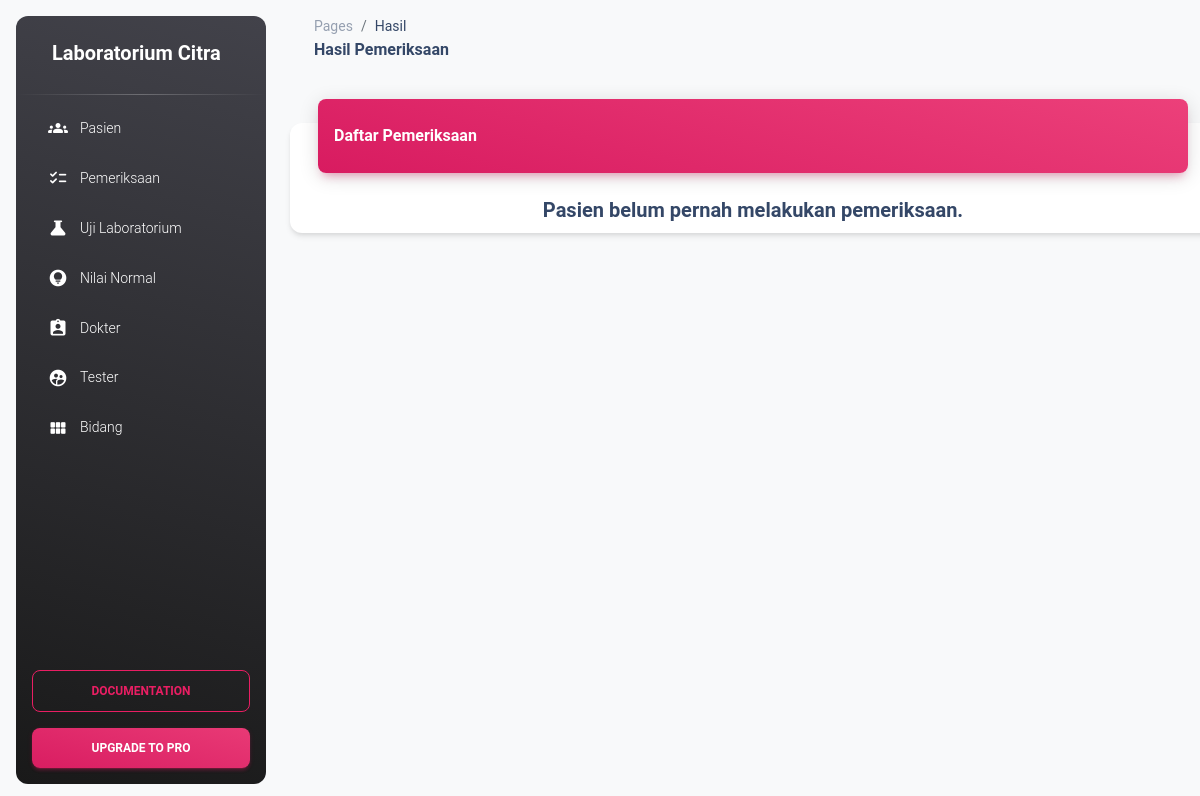
The page /pemeriksaan/ on the database as committed earlier.
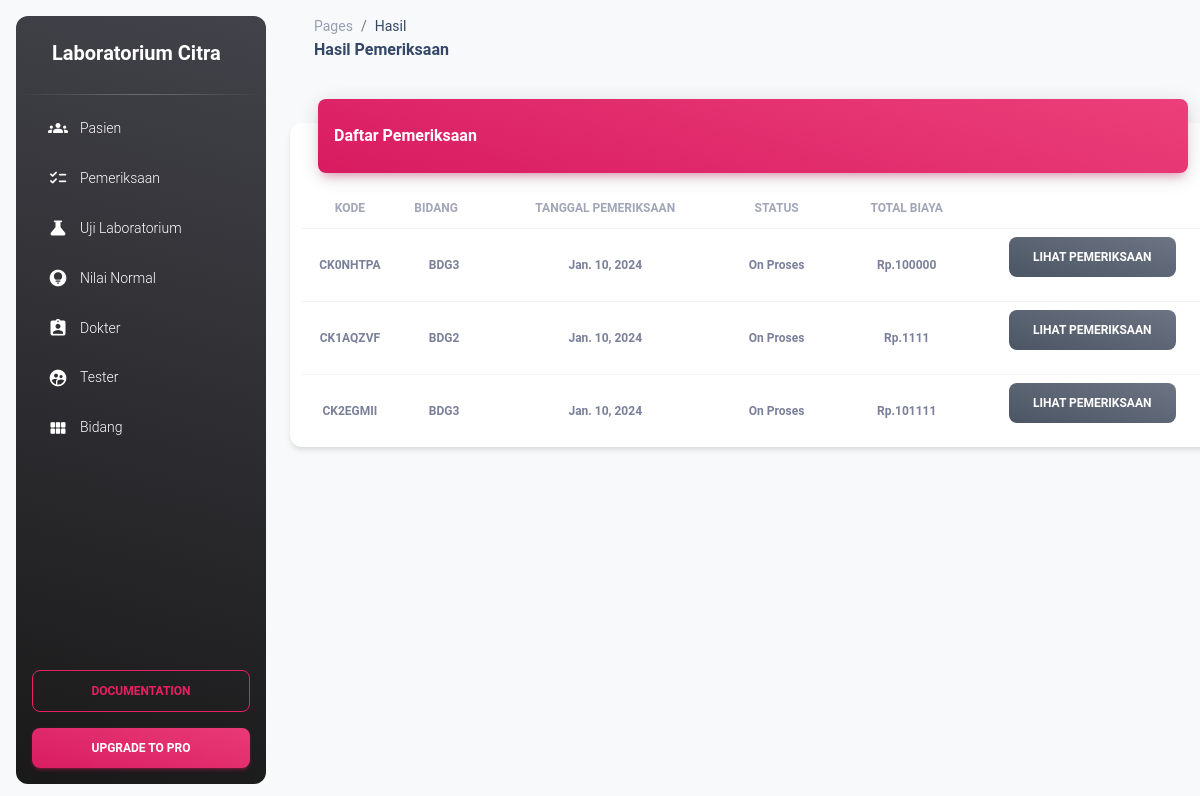
The same page on the database as committed later.
### pemeriksaan/models.py (models this page shows)
class Pemeriksaan(models.Model):
    pid = models.CharField(max_length=100)
    id_pasien = models.CharField(max_length=100)
    id_bidang = models.CharField(max_length=100)
    id_dokter = models.CharField(max_length=100)
    id_tester = models.CharField(max_length=100)
    tanggal_pemeriksaan = models.DateField()
    total_biaya = models.CharField(max_length=50)
    status = models.CharField(max_length=100)
    diagnosa_awal = models.CharField(max_length=250)

### pemeriksaan/views.py (the view)
# urls.py: path('', all_pemeriksaan, name='all_pemeriksaan'),
def all_pemeriksaan(request):
    pemeriksaan = Pemeriksaan.objects.filter(status="On Proses")
    flag_null = True
    if pemeriksaan.count() != 0:
        flag_null = False
    response['flag_null'] = flag_null
    response["datas"] = pemeriksaan
    return render(request, 'lp_pemeriksaan_aktif.html', response)

### pemeriksaan/templates/lp_pemeriksaan_aktif.html (shortened to what this page needs)
{% extends 'layout/base.html' %}
{% load static %}
{% block navbar_link %}
  Hasil
{% endblock navbar_link %}
{% block navbar_title %}
 Hasil Pemeriksaan
{% endblock navbar_title %}
{% block content %}
    <div>
        <div class="row">
            <div class="card my-4 m-3">
                <div class="card-header p-0 position-relative mt-n4 mx-3 z-index-2 mb-3">
                    <div class="bg-gradient-primary shadow-primary border-radius-lg pt-4 pb-3">
                      <h6 class="text-white text-capitalize ps-3">Daftar Pemeriksaan</h6>
                    </div>
                </div>
                {% if flag_null %}
                <div class="h5 text-center m-2">
                    Pasien belum pernah melakukan pemeriksaan.
                </div>
                {% else %}
                <div class="table-responsive">
                  <table class="table align-items-center mb-0">
                    <thead>
                      <tr class="text-center">
                        <th class="text-uppercase text-secondary text-xs font-weight-bolder opacity-7">Kode</th>
                        <th class="text-uppercase text-secondary text-xs font-weight-bolder opacity-7 ps-2">Bidang</th>
                        <th class="text-center text-uppercase text-secondary text-xs font-weight-bolder opacity-7">Tanggal Pemeriksaan</th>
                        <th class="text-center text-uppercase text-secondary text-xs font-weight-bolder opacity-7">Status</th>
                        <th class="text-center text-uppercase text-secondary text-xs font-weight-bolder opacity-7">Total Biaya</th>
                        <th class="text-secondary opacity-7"></th>
                      </tr>
                    </thead>
                    <tbody>
                      {% for data in datas %}
                      <tr class="text-center">
                        <td>
                          <p class="text-xs font-weight-bold mb-0">{{data.pid}}</p>
                        </td>
                        <td>
                          <p class="text-xs font-weight-bold mb-0">{{data.id_bidang}}</p>
                        </td>
                        <td>
                          <p class="text-xs font-weight-bold mb-0">{{data.tanggal_pemeriksaan}}</p>
                        </td>
                        <td>
                          <p class="text-xs font-weight-bold mb-0">{{data.status}}</p>
                        </td>
                        <td>
                          <p class="text-xs font-weight-bold mb-0"><span>Rp.</span>{{data.total_biaya}}</p>
                        </td>
                        <td class="align-middle">
                          <a href="{% url 'pemeriksaan:view_pemeriksaan' id=data.pid %}" class="btn btn-block bg-gradient-secondary mb-3" data-toggle="tooltip" data-original-title="Edit user">
                            Lihat Pemeriksaan
                          </a>
                        </td>
                      </tr>
                      {% endfor %}
                    </tbody>
                  </table>
                </div>
                {% endif %}
              </div>
        </div>
    </div>
{% endblock content %}

### main/templates/layout/base.html (shortened to what this page needs)
<!DOCTYPE html>
<html lang="en">
<head>
    {% include 'partial/source.html' %}
</head>
<body class="g-sidenav-show bg-gray-100">
    <div>
        {% include 'partial/sidebar.html' %}
        <main class="main-content border-radius-lg">
            <nav class="navbar navbar-main navbar-expand-lg px-0 mx-4 shadow-none border-radius-xl" id="navbarBlur" data-scroll="true">
                <div class="container-fluid py-1 px-3">
                    <nav aria-label="breadcrumb">
                    <ol class="breadcrumb bg-transparent mb-0 pb-0 pt-1 px-0 me-sm-6 me-5">
                        <li class="breadcrumb-item text-sm"><a class="opacity-5 text-dark" href="javascript:;">Pages</a></li>
                        <li class="breadcrumb-item text-sm text-dark active" aria-current="page">
                            {% block navbar_link %}{% endblock navbar_link %}
                        </li>
                    </ol>
                    <h6 class="font-weight-bolder mb-0">
                        {% block navbar_title %}{% endblock navbar_title %}
                    </h6>
                    </nav>
                </div>
            </nav>
            <div class="container-fluid py-4">
                {% block content %}{% endblock content %}
            </div>
        </main>
    </div>
</body>
</html>

### main/templates/partial/source.html (shortened to what this page needs)
{% load static %}
 <link href="https://cdn.jsdelivr.net/npm/bootstrap@5.1.0/dist/css/bootstrap.min.css" rel="stylesheet">
 <link href="https://cdn.datatables.net/1.13.7/css/dataTables.bootstrap5.min.css" rel="stylesheet">
 <link href="https://cdnjs.cloudflare.com/ajax/libs/twitter-bootstrap/5.3.0/css/bootstrap.min.css" rel="stylesheet">
 <link id="pagestyle" href="{% static 'css/material-dashboard.css' %}" rel="stylesheet" />
 <link id="pagestyle" href="{% static 'css/test.css' %}" rel="stylesheet" />

### main/templates/partial/sidebar.html (shortened to what this page needs)
<aside class="sidenav navbar navbar-vertical navbar-expand-xs border-0 border-radius-xl my-3 fixed-start ms-3  bg-gradient-dark" id="sidenav-main">
    <div class="sidenav-header">
      <a class="navbar-brand m-0" href=" https://demos.creative-tim.com/material-dashboard/pages/dashboard " target="_blank">
        <span class="ms-1 font-weight-bold text-white h5">Laboratorium Citra</span>
      </a>
    </div>
    <hr class="horizontal light mt-0 mb-2">
    <div class="collapse navbar-collapse  w-auto " id="sidenav-collapse-main">
      <ul class="navbar-nav">
  <li class="nav-item">
    <a class="nav-link text-white " href="{% url 'pasien:all_pasien' %}">
        <div class="text-white text-center me-2 d-flex align-items-center justify-content-center">
          <i class="material-icons opacity-10">groups</i>
        </div>
      <span class="nav-link-text ms-1">Pasien</span>
    </a>
  </li>
  <li class="nav-item">
    <a class="nav-link text-white " href="{% url 'pemeriksaan:all_pemeriksaan' %}">
        <div class="text-white text-center me-2 d-flex align-items-center justify-content-center">
          <i class="material-icons opacity-10">checklist</i>
        </div>
      <span class="nav-link-text ms-1">Pemeriksaan</span>
    </a>
  </li>
  <li class="nav-item">
    <a class="nav-link text-white " href="{% url 'uji_lab:all_uji_lab' %}">
        <div class="text-white text-center me-2 d-flex align-items-center justify-content-center">
          <i class="material-icons opacity-10">science</i>
        </div>
      <span class="nav-link-text ms-1">Uji Laboratorium</span>
    </a>
  </li>
  <li class="nav-item">
    <a class="nav-link text-white " href="{% url 'nilai_normal:all_nilai_normal' %}">
        <div class="text-white text-center me-2 d-flex align-items-center justify-content-center">
          <i class="material-icons opacity-10">lightbulb_circle</i>
        </div>
      <span class="nav-link-text ms-1">Nilai Normal</span>
    </a>
  </li>
  <li class="nav-item">
    <a class="nav-link text-white " href="{% url 'dokter:all_dokter' %}">
        <div class="text-white text-center me-2 d-flex align-items-center justify-content-center">
          <i class="material-icons opacity-10">assignment_ind</i>
        </div>
      <span class="nav-link-text ms-1">Dokter</span>
    </a>
  </li>
  <li class="nav-item">
    <a class="nav-link text-white " href="{% url 'tester:all_tester' %}">
        <div class="text-white text-center me-2 d-flex align-items-center justify-content-center">
          <i class="material-icons opacity-10">supervised_user_circle</i>
        </div>
      <span class="nav-link-text ms-1">Tester</span>
    </a>
  </li>
  <li class="nav-item">
    <a class="nav-link text-white " href="{% url 'bidang:all_bidang' %}">
        <div class="text-white text-center me-2 d-flex align-items-center justify-content-center">
          <i class="material-icons opacity-10">view_module</i>
        </div>
      <span class="nav-link-text ms-1">Bidang</span>
    </a>
  </li>
      </ul>
    </div>
    <div class="sidenav-footer position-absolute w-100 bottom-0 ">
      <div class="mx-3">
        <a class="btn btn-outline-primary mt-4 w-100" href="https://www.creative-tim.com/learning-lab/bootstrap/overview/material-dashboard?ref=sidebarfree" type="button">Documentation</a>
        <a class="btn bg-gradient-primary w-100" href="https://www.creative-tim.com/product/material-dashboard-pro?ref=sidebarfree" type="button">Upgrade to pro</a>
      </div>
    </div>
</aside>

Rows that differ between the two databases and show on the page:
added Pemeriksaan: pid "CK0NHTPA", id_bidang "BDG3", tanggal_pemeriksaan "Jan. 10, 2024", status "On Proses", total_biaya "100000"
added Pemeriksaan: pid "CK1AQZVF", id_bidang "BDG2", tanggal_pemeriksaan "Jan. 10, 2024", status "On Proses", total_biaya "1111"
added Pemeriksaan: pid "CK2EGMII", id_bidang "BDG3", tanggal_pemeriksaan "Jan. 10, 2024", status "On Proses", total_biaya "101111"
Other text that changed with them:
text no longer shown: "Pasien belum pernah melakukan pemeriksaan."
text now shown: "KODE BIDANG TANGGAL PEMERIKSAAN STATUS TOTAL BIAYA"
